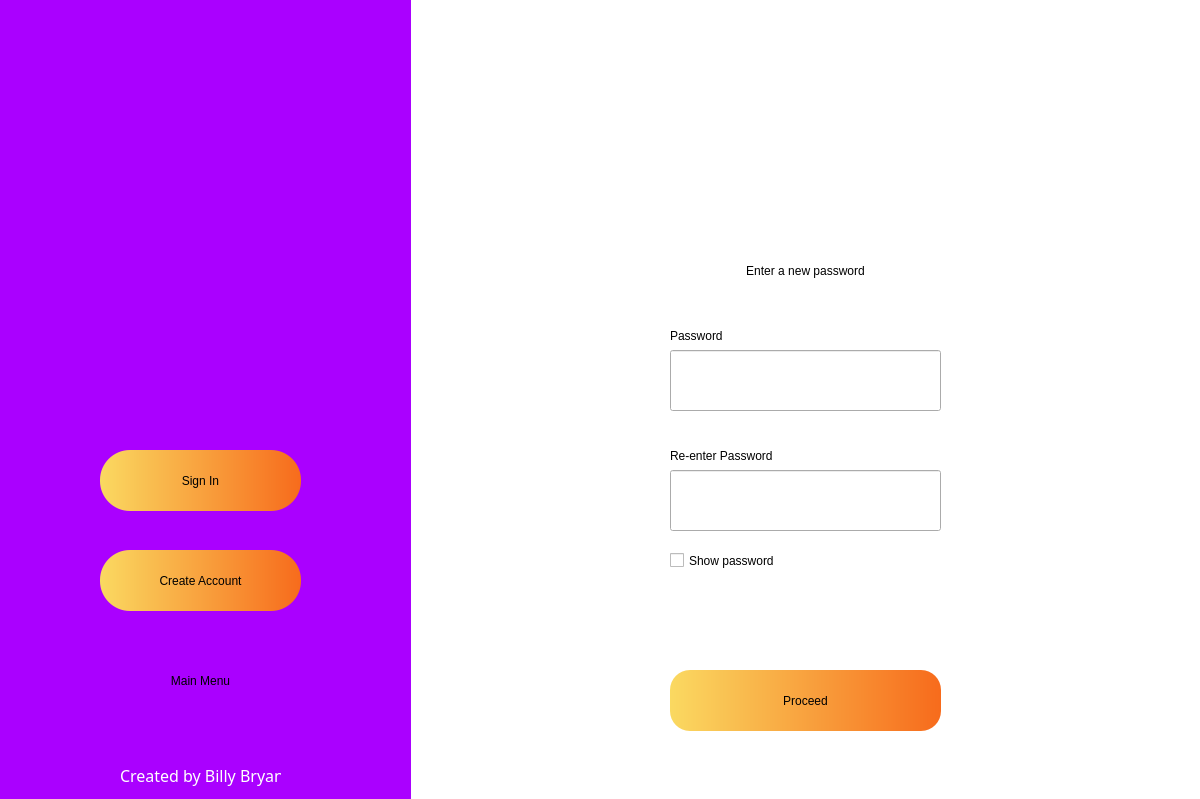
<?xml version="1.0" encoding="UTF-8"?>
<ui version="4.0">
 <class>MainWindow</class>
 <widget class="QMainWindow" name="MainWindow">
  <property name="geometry">
   <rect>
    <x>0</x>
    <y>0</y>
    <width>1200</width>
    <height>799</height>
   </rect>
  </property>
  <property name="windowTitle">
   <string>MainWindow</string>
  </property>
  <widget class="QWidget" name="centralwidget">
   <widget class="QWidget" name="bgwidget" native="true">
    <property name="geometry">
     <rect>
      <x>0</x>
      <y>0</y>
      <width>1200</width>
      <height>800</height>
     </rect>
    </property>
    <property name="styleSheet">
     <string notr="true">QWidget#bgwidget{
background-color: rgb(255, 255, 255)}
</string>
    </property>
    <widget class="QPushButton" name="proceedButton">
     <property name="geometry">
      <rect>
       <x>670</x>
       <y>670</y>
       <width>271</width>
       <height>61</height>
      </rect>
     </property>
     <property name="styleSheet">
      <string notr="true">QPushButton#proceedButton {
    border-radius: 20px;
    background-color: qlineargradient(spread:pad, x1:0, y1:0, x2:1, y2:0, stop:0 rgba(250, 217, 97, 255), stop:1 rgba(247, 107, 28, 255));
    font: 75 17pt &quot;Berlin Sans FB&quot;;
}

QPushButton#proceedButton:hover {

	background-color: qlineargradient(spread:pad, x1:0, y1:0, x2:1, y2:0, stop:0 	 		rgba(176, 149, 53, 255), stop:1 rgba(173, 74, 0, 255));
}
</string>
     </property>
     <property name="text">
      <string>Proceed</string>
     </property>
    </widget>
    <widget class="QLabel" name="label_2">
     <property name="geometry">
      <rect>
       <x>690</x>
       <y>40</y>
       <width>231</width>
       <height>191</height>
      </rect>
     </property>
     <property name="text">
      <string/>
     </property>
     <property name="pixmap">
      <pixmap>Sprites/icons/password-manager.png</pixmap>
     </property>
     <property name="alignment">
      <set>Qt::AlignCenter</set>
     </property>
    </widget>
    <widget class="QLineEdit" name="repasswordTxtInput">
     <property name="geometry">
      <rect>
       <x>670</x>
       <y>470</y>
       <width>271</width>
       <height>61</height>
      </rect>
     </property>
     <property name="font">
      <font>
       <pointsize>14</pointsize>
      </font>
     </property>
     <property name="placeholderText">
      <string/>
     </property>
    </widget>
    <widget class="QLabel" name="label_4">
     <property name="geometry">
      <rect>
       <x>635</x>
       <y>240</y>
       <width>341</width>
       <height>61</height>
      </rect>
     </property>
     <property name="styleSheet">
      <string notr="true">font: 75 20pt &quot;Berlin Sans FB&quot;; color: rgb(0, 0, 0)</string>
     </property>
     <property name="text">
      <string>Enter a new password</string>
     </property>
     <property name="alignment">
      <set>Qt::AlignCenter</set>
     </property>
    </widget>
    <widget class="QLabel" name="label_7">
     <property name="geometry">
      <rect>
       <x>670</x>
       <y>440</y>
       <width>161</width>
       <height>31</height>
      </rect>
     </property>
     <property name="styleSheet">
      <string notr="true">font: 75 15pt &quot;Berlin Sans FB&quot;; color: rgb(0, 0, 0)</string>
     </property>
     <property name="text">
      <string>Re-enter Password</string>
     </property>
     <property name="alignment">
      <set>Qt::AlignLeading|Qt::AlignLeft|Qt::AlignVCenter</set>
     </property>
    </widget>
    <widget class="QPushButton" name="mainMenuButton">
     <property name="geometry">
      <rect>
       <x>100</x>
       <y>650</y>
       <width>201</width>
       <height>61</height>
      </rect>
     </property>
     <property name="styleSheet">
      <string notr="true">QPushButton#mainMenuButton{
	border-radius: 30px;
	background-color: qlineargradient(spread:pad, x1:0, y1:0, x2:1, y2:0, stop:0 			rgba(250, 217, 97, 255), stop:1 rgba(247, 107, 28, 255));
	font: 75 17pt &quot;Berlin Sans FB&quot;;
} 

QPushButton#mainMenuButton:hover {

	background-color: qlineargradient(spread:pad, x1:0, y1:0, x2:1, y2:0, stop:0 rgba(176, 149, 53, 255), stop:1 rgba(173, 74, 0, 255));
}</string>
     </property>
     <property name="text">
      <string>Main Menu</string>
     </property>
    </widget>
    <widget class="QLabel" name="errorLabel">
     <property name="geometry">
      <rect>
       <x>570</x>
       <y>610</y>
       <width>491</width>
       <height>21</height>
      </rect>
     </property>
     <property name="styleSheet">
      <string notr="true">font: 12pt &quot;MS Shell Dlg 2&quot;; color:red;</string>
     </property>
     <property name="text">
      <string/>
     </property>
     <property name="alignment">
      <set>Qt::AlignCenter</set>
     </property>
    </widget>
    <widget class="QLineEdit" name="passwordTxtInput">
     <property name="geometry">
      <rect>
       <x>670</x>
       <y>350</y>
       <width>271</width>
       <height>61</height>
      </rect>
     </property>
     <property name="font">
      <font>
       <pointsize>14</pointsize>
      </font>
     </property>
     <property name="placeholderText">
      <string/>
     </property>
    </widget>
    <widget class="QLabel" name="label_13">
     <property name="geometry">
      <rect>
       <x>670</x>
       <y>320</y>
       <width>151</width>
       <height>31</height>
      </rect>
     </property>
     <property name="styleSheet">
      <string notr="true">font: 75 15pt &quot;Berlin Sans FB&quot;; color: rgb(0, 0, 0)</string>
     </property>
     <property name="text">
      <string>Password</string>
     </property>
     <property name="alignment">
      <set>Qt::AlignLeading|Qt::AlignLeft|Qt::AlignVCenter</set>
     </property>
    </widget>
    <widget class="QCheckBox" name="showPasswordCheckBox">
     <property name="geometry">
      <rect>
       <x>670</x>
       <y>540</y>
       <width>131</width>
       <height>41</height>
      </rect>
     </property>
     <property name="styleSheet">
      <string notr="true">font: 75 12pt &quot;Berlin Sans FB&quot;; color: rgb(0, 0, 0)</string>
     </property>
     <property name="text">
      <string>Show password</string>
     </property>
    </widget>
    <widget class="QWidget" name="widget" native="true">
     <property name="geometry">
      <rect>
       <x>0</x>
       <y>-10</y>
       <width>411</width>
       <height>811</height>
      </rect>
     </property>
     <property name="styleSheet">
      <string notr="true">background-color: rgb(170, 0, 255);</string>
     </property>
     <widget class="QLabel" name="label_16">
      <property name="geometry">
       <rect>
        <x>-10</x>
        <y>10</y>
        <width>471</width>
        <height>431</height>
       </rect>
      </property>
      <property name="text">
       <string/>
      </property>
      <property name="pixmap">
       <pixmap>QR_CODES/githubWhite.png</pixmap>
      </property>
     </widget>
     <widget class="QPushButton" name="signInButton">
      <property name="geometry">
       <rect>
        <x>100</x>
        <y>460</y>
        <width>201</width>
        <height>61</height>
       </rect>
      </property>
      <property name="layoutDirection">
       <enum>Qt::LeftToRight</enum>
      </property>
      <property name="styleSheet">
       <string notr="true">QPushButton#signInButton {
    border-radius: 30px;
    background-color: qlineargradient(spread:pad, x1:0, y1:0, x2:1, y2:0, stop:0 rgba(250, 217, 97, 255), stop:1 rgba(247, 107, 28, 255));
    font: 75 17pt &quot;Berlin Sans FB&quot;;
}

QPushButton#signInButton:hover {

	background-color: qlineargradient(spread:pad, x1:0, y1:0, x2:1, y2:0, stop:0 	 		rgba(176, 149, 53, 255), stop:1 rgba(173, 74, 0, 255));
}
</string>
      </property>
      <property name="text">
       <string>Sign In</string>
      </property>
     </widget>
     <widget class="QLabel" name="label_17">
      <property name="geometry">
       <rect>
        <x>120</x>
        <y>770</y>
        <width>161</width>
        <height>31</height>
       </rect>
      </property>
      <property name="font">
       <font>
        <family>Berlin Sans FB</family>
        <pointsize>12</pointsize>
        <weight>9</weight>
        <italic>false</italic>
        <bold>false</bold>
       </font>
      </property>
      <property name="styleSheet">
       <string notr="true">font: 75 12pt &quot;Berlin Sans FB&quot;;
color: rgb(255, 255, 255);
background-color: transparent;

</string>
      </property>
      <property name="text">
       <string>Created by Billy Bryant</string>
      </property>
     </widget>
     <widget class="QPushButton" name="createAccountButton">
      <property name="geometry">
       <rect>
        <x>100</x>
        <y>560</y>
        <width>201</width>
        <height>61</height>
       </rect>
      </property>
      <property name="styleSheet">
       <string notr="true">QPushButton#createAccountButton {
border-radius: 30px;
    background-color: qlineargradient(spread:pad, x1:0, y1:0, x2:1, y2:0, stop:0 rgba(250, 217, 97, 255), stop:1 rgba(247, 107, 28, 255));
    font: 75 17pt &quot;Berlin Sans FB&quot;;
}

QPushButton#createAccountButton:hover {

	background-color: qlineargradient(spread:pad, x1:0, y1:0, x2:1, y2:0, stop:0 	 		rgba(176, 149, 53, 255), stop:1 rgba(173, 74, 0, 255));
}
</string>
      </property>
      <property name="text">
       <string>Create Account</string>
      </property>
     </widget>
    </widget>
    <zorder>widget</zorder>
    <zorder>proceedButton</zorder>
    <zorder>label_2</zorder>
    <zorder>repasswordTxtInput</zorder>
    <zorder>label_4</zorder>
    <zorder>label_7</zorder>
    <zorder>mainMenuButton</zorder>
    <zorder>errorLabel</zorder>
    <zorder>passwordTxtInput</zorder>
    <zorder>label_13</zorder>
    <zorder>showPasswordCheckBox</zorder>
   </widget>
  </widget>
 </widget>
 <resources/>
 <connections/>
</ui>
